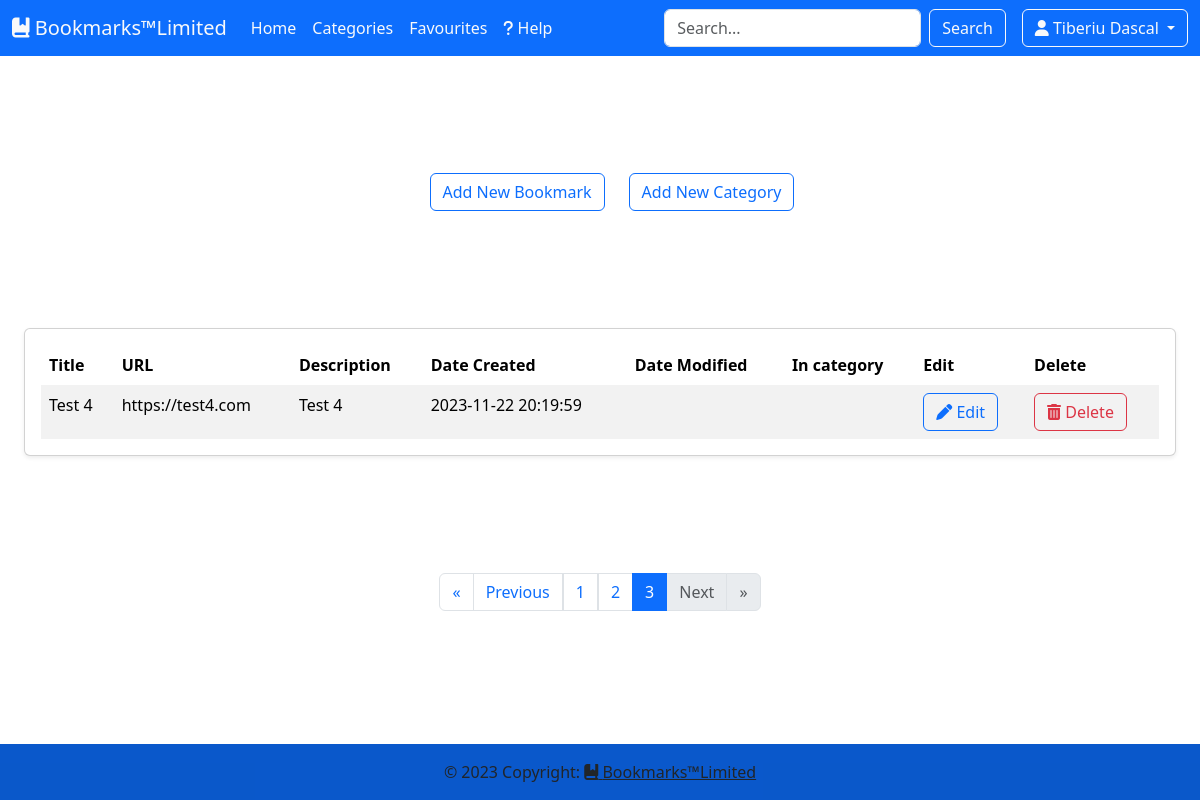
The page /bookmarks.php?page=3 (signed in) on the database its author committed.
### tables this page shows
CREATE TABLE `bookmarks` (
  `id` int(10) unsigned NOT NULL AUTO_INCREMENT,
  `title` varchar(255) NOT NULL,
  `URL` varchar(300) NOT NULL,
  `description` text DEFAULT NULL,
  `date_created` datetime NOT NULL DEFAULT current_timestamp(),
  `date_modified` datetime DEFAULT NULL,
  `owner_id` int(11) unsigned NOT NULL,
  `category_id` int(10) unsigned DEFAULT NULL,
  PRIMARY KEY (`id`),
  KEY `fk_bookmarks_users` (`owner_id`),
  KEY `fk_bookmarks_categories` (`category_id`) USING BTREE,
  CONSTRAINT `FK_bookmarks_categories` FOREIGN KEY (`category_id`) REFERENCES `categories` (`id`),
  CONSTRAINT `fk_bookmarks_users` FOREIGN KEY (`owner_id`) REFERENCES `users` (`id`)
);

### classes/Database.php (called while the page is built, shortened)
<?php
class Database
{
    private $conn;
    public function __construct()
    {
        $this->conn = new mysqli(DB_HOST, DB_USER, DB_PASS, DB_NAME);
        $this->conn->set_charset('utf8');
    }
    public function query($sql)
    {
        return $this->conn->query($sql);
    }
}

### classes/Bookmark.php (called while the page is built, shortened)
<?php
class Bookmark
{
    private $db;
    public function __construct(Database $database)
    {
        $this->db = $database;
    }
    public function getBookmarksByUserId($user_id, $limit=null, $offset=null)
    {
        $user_id = (int)$user_id;
        $limit   = (int)$limit ? $limit : null;
        $offset  = (int)$offset ? $offset : null;
        if($limit && $offset) {
            $sql = "SELECT * FROM bookmarks WHERE owner_id = $user_id LIMIT $offset, $limit";
        } else if($limit){
            $sql = "SELECT * FROM bookmarks WHERE owner_id = $user_id LIMIT $limit";
        } else {
            $sql = "SELECT * FROM bookmarks WHERE owner_id = $user_id";
        }
        $row = $this->db->query($sql);
        $results = array();
        while($result = $row->fetch_assoc()){
            $results[] = $result;
        }
        return $results;
    }
    public function getBookmarksCountByUserId($user_id)
    {
        $user_id = (int)$user_id;
        $sql = "SELECT COUNT(*) AS count FROM bookmarks WHERE owner_id = $user_id";
        $row = $this->db->query($sql);
        $result = $row->fetch_assoc();
        return $result['count'];
    }
}

### bookmarks.php (the view, shortened to what this page needs)
<?php
require_once 'classes/Database.php';
require_once 'classes/Bookmark.php';
include 'templates/header.php';
$db = new Database();
$bm = new Bookmark($db);
$count = $bm->getBookmarksCountByUserId($_SESSION['user_id']);
$limit = 10;
$total_pages = ceil($count / $limit);
if((isset($_GET['page']) && (!empty($_GET['page']) && (int)$_GET['page'] != 1))){
    $page = (int)$_GET['page'];
} else {
    $page = 1;
}
$offset = ($page-1)*$limit;
$bookmarks = $bm->getBookmarksByUserId($_SESSION['user_id'], $limit, $offset);
?>
<div class="d-flex justify-content-center">
    <a href="new_bookmark.php" class="btn btn-outline-primary mx-4">Add New Bookmark</a>
    <a href="new_category.php" class="btn btn-outline-primary">Add New Category</a>
</div>
<?php
if($count > 1)
{
?>
<section class="intro mx-4">
    <div class="row justify-content-center">
        <div class="col-12">
            <div class="card shadow-sm">
                <div class="card-body">
                    <div class="table-responsive">
                        <table class="table table-hover table-striped table-borderless mb-0">
                            <thead>
                            <tr>
                                <th scope="col">Title</th>
                                <th scope="col">URL</th>
                                <th scope="col">Description</th>
                                <th scope="col">Date Created</th>
                                <th scope="col">Date Modified</th>
                                <th scope="col">In category</th>
                                <th scope="col">Edit</th>
                                <th scope="col">Delete</th>
                            </tr>
                            </thead>
                            <tbody>
                            <?php
                                foreach($bookmarks as $bookmark)
                                {?>
                                <tr>
                                    <td><?=$bookmark['title'];?></td>
                                    <td><?=$bookmark['URL'];?></td>
                                    <td><?=$bookmark['description'];?></td>
                                    <td><?=$bookmark['date_created'];?></td>
                                    <td><?=$bookmark['date_modified'];?></td>
                                    <td><?=$bookmark['category_id'];?></td>
                                    <td>
                                        <a class="btn btn-outline-primary" href="edit_bookmark.php?id=<?=$bookmark['id'];?>"><i class="fa fa-solid fa-pen"></i> Edit</a>
                                    </td>
                                    <td>
                                        <a class="btn btn-outline-danger" href="delete_bookmark.php?id=<?=$bookmark['id'];?>"><i class="fa fa-solid fa-trash"></i> Delete</a>
                                    </td>
                                </tr>
                                <?php }
                            ?>
                            </tbody>
                        </table>
                    </div>
                </div>
            </div>
        </div>
    </div>
</section>
<nav aria-label="Page navigation example">
    <ul class="pagination justify-content-center">
        <?php
            if($page == 1){
                $prev_disabled = " disabled ";
            } else {
                $prev_disabled = "";
            }
            if($page == $total_pages)
            {
                $next_disabled = " disabled ";
            } else {
                $next_disabled = "";
            }
            echo '<li class="page-item '.$prev_disabled.'"><a class="page-link" href="bookmarks.php?page=1">&laquo;</a></li>';
            echo '<li class="page-item '.$prev_disabled.'"><a class="page-link" href="bookmarks.php?page='. ($page-1). '">Previous</a></li>';
            for($i=1; $i <= $total_pages; $i++)
            {
                if($page == $i) {
                    echo '<li class="page-item active" aria-current="page"><span class="page-link primary" >'. $i .'</span></li>';
                } else {
                    $class = "page-item";
                    $aria = "";
                    echo '<li '.$class . $aria .'><a class="page-link" href="bookmarks.php?page='.$i.'">'. $i .'</a></li>';
                }
            }
            echo '<li class="page-item '.$next_disabled.'"><a class="page-link " href="bookmarks.php?page='.($page+1).'">Next</a></li>';
            echo '<li class="page-item '.$next_disabled.'"><a class="page-link" href="bookmarks.php?page='.$total_pages.'">&raquo;</a></li>';
        ?>
    </ul>
</nav>
<?php }
include 'templates/footer.php';

### assets/styles.css (style rules this page uses)
html, body { height:100vh; margin:0; }
body { display:flex; flex-direction: column; justify-content: space-between; gap: 2rem; }

### rows shown on the page
bookmarks: title "Test 4", URL "https://test4.com", description "Test 4", date_created "2023-11-22 20:19:59"

### other values the page prints
$_SESSION['first_name'] "Tiberiu"
$_SESSION['last_name'] "Dascal"
